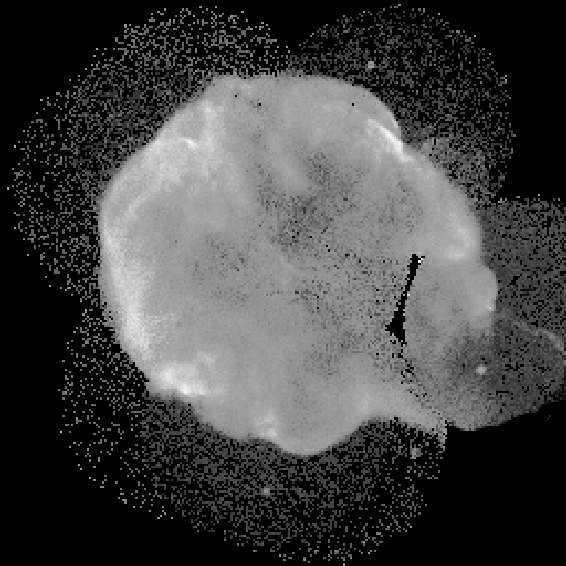
%> input picture asn3/cygnusloop.tif, 566 x 566 px
$ octave A3Q7_22.m   (GNU Octave 9; MATLAB toolbox functions it lacks are replaced by stand-ins)
%> lines starting %> are read from the running program, lines starting %| are printed output that depends on the picture
%reading the image
im=im2double(imread("cygnusloop.tif"));
%> im: size 566x566 double; min 0, max 0.992, mean 0.262
%compute feature 1
localmean=filter2(ones(9)/81,im,"same");
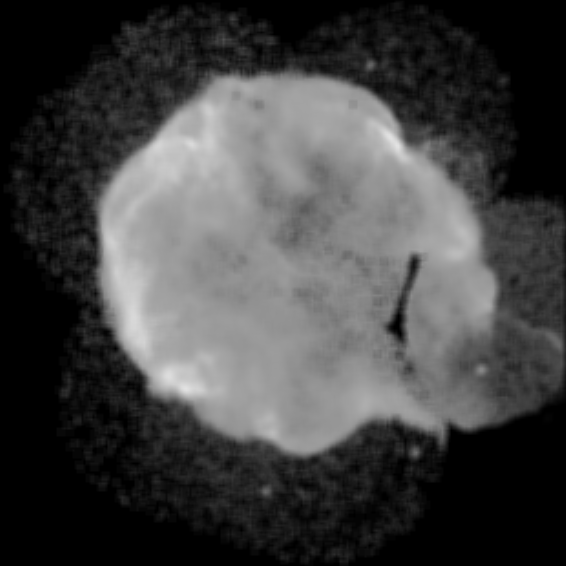
%> localmean: size 566x566 double; min 0, max 0.89, mean 0.262
%compute feature 2
localstd=stdfilt(im,ones(9));
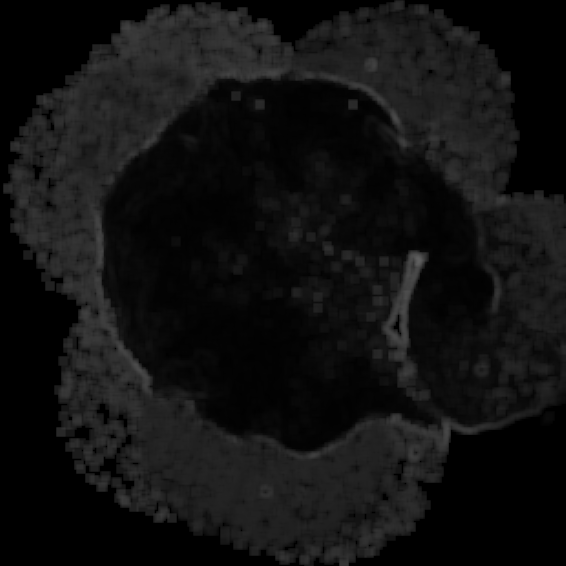
%> localstd: size 566x566 double; min 0, max 0.379, mean 0.0679

% [4 lines of commented-out code are left out]

f=[localmean(:),localstd(:)];
k=3;
%k-means clustering
[idx,c]=kmeans(f,3);
%> c = [0.00491 0.0159; 0.59 0.0416; 0.143 0.142]
%reconstruct image
fseg=zeros(size(im));
for i = 1:3,
   fseg(idx==i)=i;
end
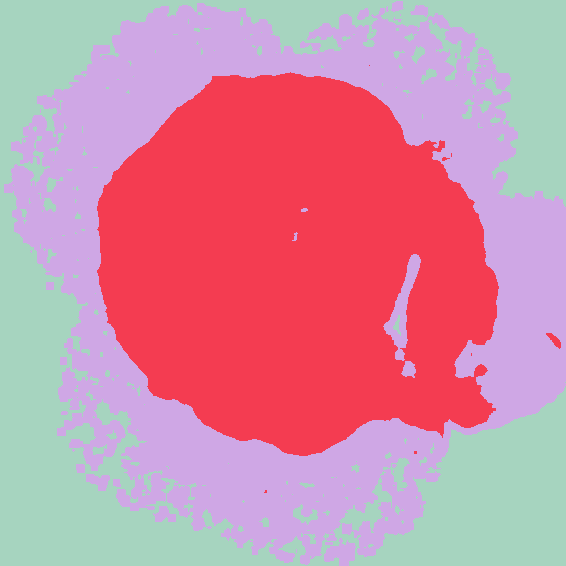
%> fseg: size 566x566 double; 3 distinct labels, from 1 to 3; one colour per label, 0 black
%display image
fseg=mat2gray(fseg);
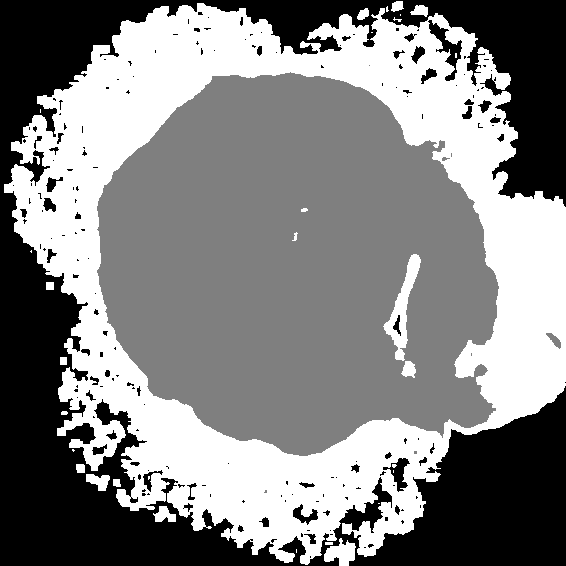
%> fseg: size 566x566 double; min 0, max 1, mean 0.518
figure, imshow(fseg), axis off
